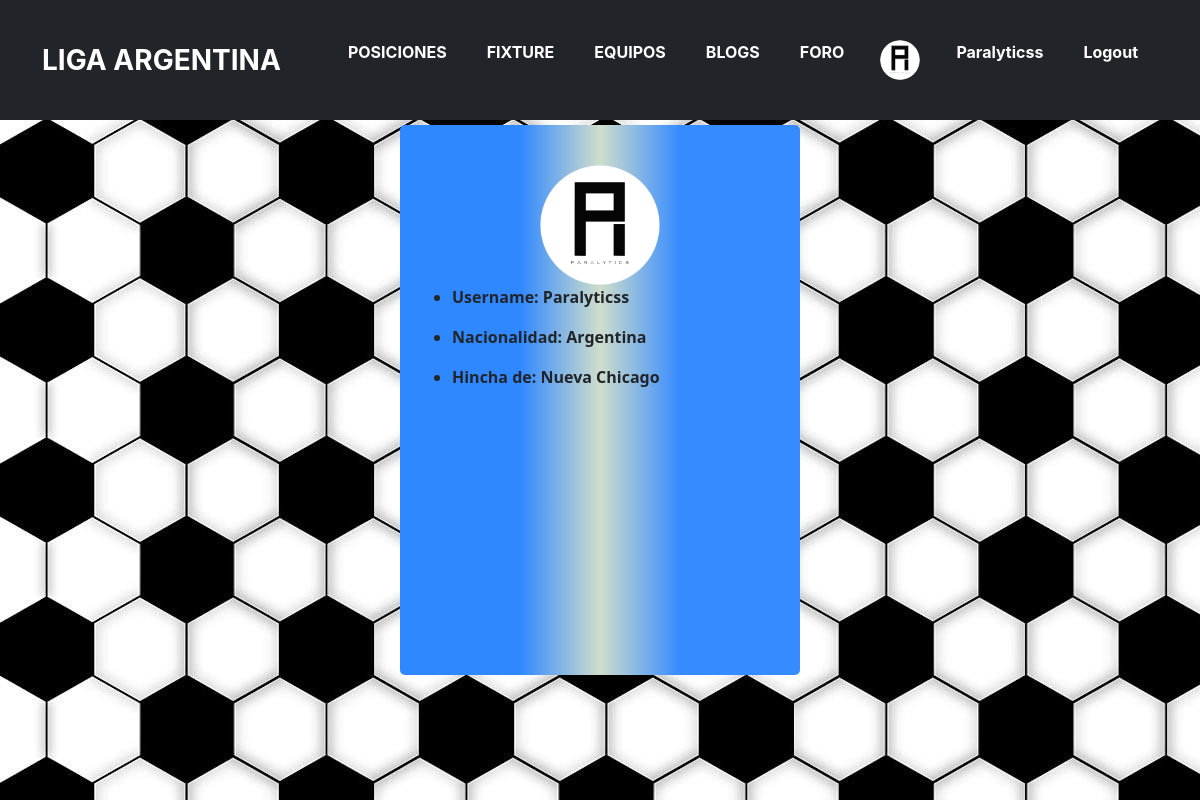
/AppFutbolArg/perfil/7/ (signed in), run on the app's committed database.
### AppFutbolArg/models.py (models this page shows, shortened)
class UserProfile(models.Model):
    user = models.OneToOneField(User, on_delete=models.CASCADE)
    nacimiento = models.DateField(blank=True, null=True)
    nacionalidad = models.CharField(max_length=100)
    hincha = models.CharField(max_length=100)
    avatar = models.ImageField(upload_to=autor_image_path, null=True, blank=True)
    class Meta:
        verbose_name_plural = "Perfiles"

### AppFutbolArg/views.py (the view)
# urls.py: path('perfil/<int:autor_id>/', visitar_perfil, name='visitar_perfil'),
@login_required
def visitar_perfil(request, autor_id):
    try:
        autor = User.objects.get(id=autor_id)
        perfil = UserProfile.objects.get(user=autor)
        avatar = getavatar(request)
        return render(request, 'AppFutbolArg/Perfil/visitarPerfil.html', {'avatar': avatar, 'perfil': perfil})
    except User.DoesNotExist:
        return render(request, "AppFutbolArg/error404.html")

### AppFutbolArg/context_processors.py (called while the page is built)
def avatar_context_processor(request):
    avatar = getavatar(request)
    return {'avatar': avatar}

### AppFutbolArg/views.py (called while the page is built)
@login_required
def getavatar(request):
    try:
        avatar = Avatar.objects.filter(user=request.user).first()
        if avatar:
            return avatar.image.url
    except Avatar.DoesNotExist:
        pass
    return None

### AppFutbolArg/templates/AppFutbolArg/Perfil/visitarPerfil.html (shortened to what this page needs)
{% extends "../inicio.html" %}
{% load static %}
{% block contenidoQueCambia %}
<div class="paralogin">
    <div class="formRegistro">
        {% if perfil %}
            {% if perfil.avatar %}
                <img src="{{ perfil.avatar.url }}" alt="Avatar" style="width: 120px; height: 120px; display: block; margin: 0 auto;">
            {% else %}
            <h4 style="display: flex; justify-content: center; align-items: center;" >[SIN AVATAR]</h4>
            {% endif %}
            <ul>
                <li><p>Username: {{ perfil.user.username }}</p></li>
                <li><p>Nacionalidad: {{ perfil.nacionalidad }}</p></li>
                <li><p>Hincha de: {{ perfil.hincha }}</p></li>
            </ul>
        {% else %}
            <p>Perfil no encontrado.</p>
        {% endif %}
    </div>
</div>
{% endblock %}

### AppFutbolArg/templates/AppFutbolArg/Inicio.html (shortened to what this page needs)
<!DOCTYPE html>
<html lang="en">
<head>
    {% load static %}
    <link href="{% static 'AppFutbolArg/css/fabifriasStyles.css' %}" rel="stylesheet">
    <link href="{% static 'AppFutbolArg/css/styles.css' %}" rel="stylesheet">
    <link href="{% static 'AppFutbolArg/css/heading.css' %}" rel="stylesheet">
    <link href="{% static 'AppFutbolArg/css/bootstrap.min.css' %}" rel="stylesheet">
</head>
    <body>
        <nav class="navbar navbar-expand-lg fixed-top bg-dark" id="mainNav">
            <div class="container"><a class="navbar-brand js-scroll-trigger" href="{% url 'Inicio' %}">LIGA ARGENTINA</a>
                <div class="collapse navbar-collapse" id="navbarResponsive">
                    <ul class="navbar-nav ml-auto">
                        <li class="nav-item mx-0 mx-lg-1"><a class="nav-link py-3 px-0 px-lg-3 rounded js-scroll-trigger" href="{% url 'Posiciones' %}">POSICIONES</a></li>
                        <li class="nav-item mx-0 mx-lg-1"><a class="nav-link py-3 px-0 px-lg-3 rounded js-scroll-trigger" href="{% url 'Fixture' %}">FIXTURE</a></li>
                        <li class="nav-item mx-0 mx-lg-1"><a class="nav-link py-3 px-0 px-lg-3 rounded js-scroll-trigger" href="{% url 'Equipos' %}">EQUIPOS</a></li>
                        <li class="nav-item mx-0 mx-lg-1"><a class="nav-link py-3 px-0 px-lg-3 rounded js-scroll-trigger" href="{% url 'Blogs' %}">BLOGS</a></li>
                        <li class="nav-item mx-0 mx-lg-1"><a class="nav-link py-3 px-0 px-lg-3 rounded js-scroll-trigger" href="{% url 'Blogs' %}">FORO</a></li>
                        {% if user.is_authenticated %}
                        <a class="nav-link py-3 px-0 px-lg-3 rounded js-scroll-trigger" href="{% url 'perfil' %}">
                            <img src="{{avatar}}" width="40px" alt="" class="rounded-circle">
                        </a>
                        <li class="nav-item mx-0 mx-lg-1"><a class="nav-link py-3 px-0 px-lg-3 rounded js-scroll-trigger" href="{% url 'perfil' %}">{{user.username}}</a></li>
                        <li class="nav-item mx-0 mx-lg-1"><a class="nav-link py-3 px-0 px-lg-3 rounded js-scroll-trigger" href="{% url 'logout' %}">Logout</a></li>
                        {% else %}
                        <li class="nav-item mx-0 mx-lg-1"><a class="nav-link py-3 px-0 px-lg-3 rounded js-scroll-trigger" href="{% url 'login' %}">Iniciar Sesion</a></li>
                        <li class="nav-item mx-0 mx-lg-1"><a class="nav-link py-3 px-0 px-lg-3 rounded js-scroll-trigger" href="{% url 'registro' %}">Registro</a></li>
                        {% endif %}
                    </ul>
                </div>
            </div>
        </nav>
        <div>
        {% block contenidoQueCambia %}{% endblock %}
    </body>
</html>

### AppFutbolArg/static/AppFutbolArg/css/fabifriasStyles.css (style rules this page uses)
.paralogin { background-image: url("../assets/img/futbol-background.jpg"); position: absolute !important; height: 100% !important; width: 100% !important; display: flex; justify-content: center; align-items: center; height: 100vh; }
.formRegistro { font-weight: bold; background: rgb(48,136,255); background: linear-gradient(90deg, rgba(48,136,255,1) 30%, rgba(207,222,203,1) 50%, rgba(54,139,255,1) 70%); padding: 40px 20px 20px 20px; border-radius: 5px; width: 400px; height: 550px; }

### data on the page
UserProfile: avatar (picture), user.username "Paralyticss", nacionalidad "Argentina", hincha "Nueva Chicago"

### other printed values
{{ user.username }} "Paralyticss"
